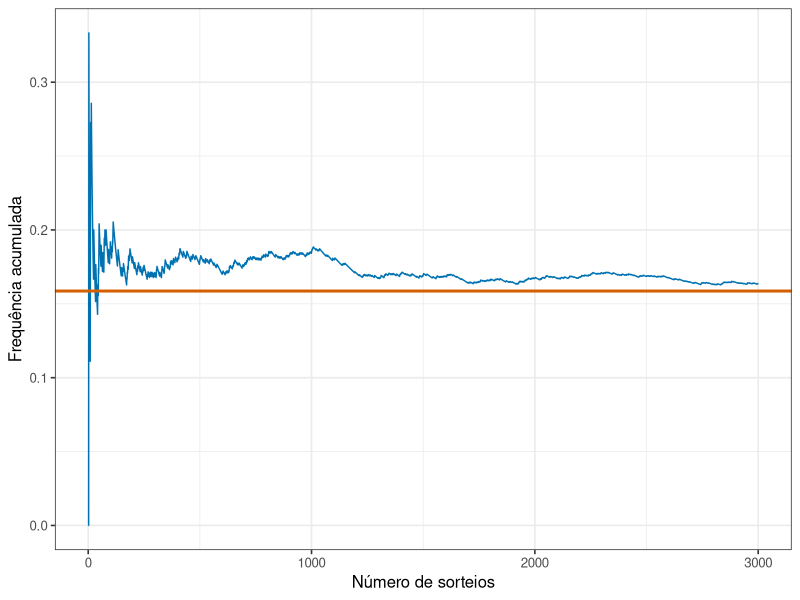
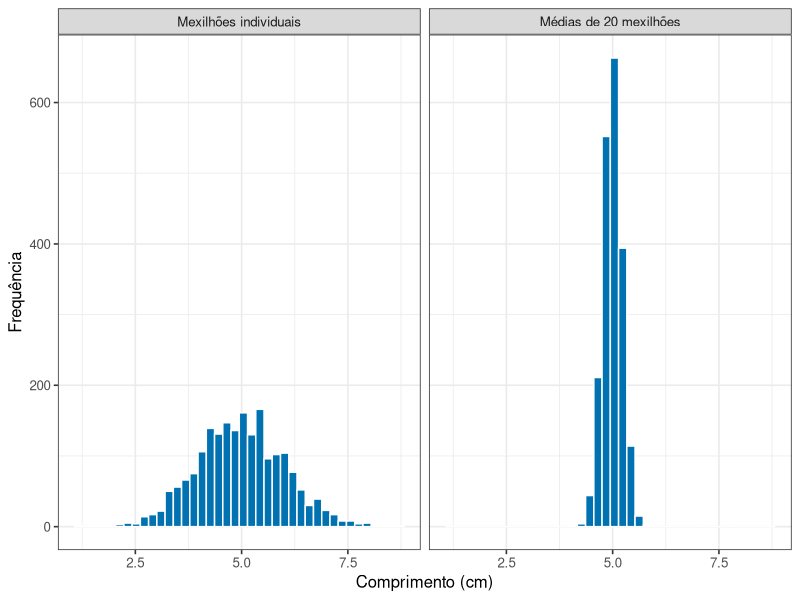
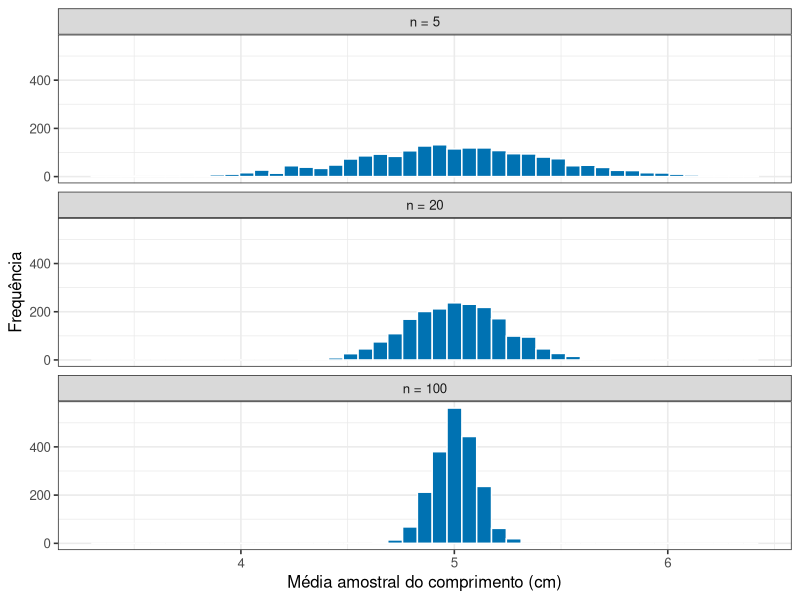
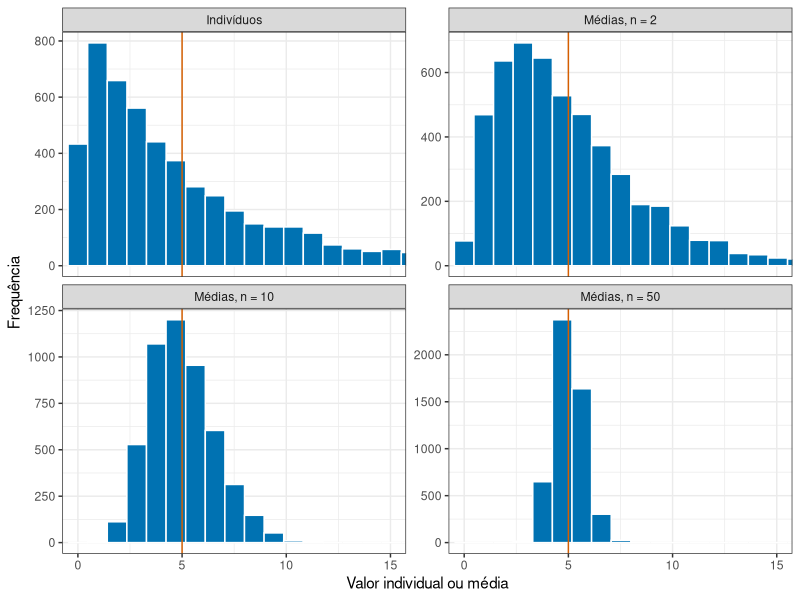

Source code (R) for these figures, in order:
## ---- chunk 1
#| include: false
library(tidyverse)
theme_set(theme_bw(base_size = 12))
## ---- chunk 2
#| echo: false
#| label: fig-lei-grandes-numeros
#| fig-cap: "Frequência acumulada do evento comprimento maior que 6 cm. A linha marca sua probabilidade no modelo populacional."
#| fig-alt: "Curva irregular que oscila bastante no início e se estabiliza perto de uma linha horizontal conforme aumenta o número de sorteios."
#| fig-height: 3.6
numero_sorteios <- 3000
media_populacional <- 5
desvio_populacional <- 1

sorteios <- tibble(
  repeticao = 1:numero_sorteios,
  comprimento = rnorm(numero_sorteios, media_populacional, desvio_populacional),
  evento = comprimento > 6,
  frequencia_acumulada = cumsum(evento) / repeticao
)

probabilidade_modelo <- pnorm(
  6,
  mean = media_populacional,
  sd = desvio_populacional,
  lower.tail = FALSE
)

ggplot(sorteios, aes(x = repeticao, y = frequencia_acumulada)) +
  geom_line(colour = "#0072B2") +
  geom_hline(yintercept = probabilidade_modelo, colour = "#D55E00", linewidth = 1) +
  labs(x = "Número de sorteios", y = "Frequência acumulada")
## ---- chunk 3
#| code-fold: true
#| code-summary: "Ver o núcleo da simulação em R"
media_populacional <- 5
desvio_populacional <- 1
tamanho_amostra <- 20
numero_estudos <- 2000

medias_simuladas <- replicate(
  numero_estudos,
  mean(rnorm(tamanho_amostra,
             mean = media_populacional,
             sd = desvio_populacional))
)
## ---- chunk 4
#| echo: false
formata <- function(x, d = 2) formatC(x, format = "f", digits = d, decimal.mark = ",")
media_das_medias <- formata(mean(medias_simuladas))
desvio_das_medias <- formata(sd(medias_simuladas))
## ---- chunk 5
#| echo: false
#| label: fig-duas-distribuicoes
#| fig-cap: "À esquerda, os comprimentos de 2000 mexilhões individuais. À direita, as médias de 2000 amostras de 20 mexilhões cada. Os dois gráficos usam a mesma escala no eixo horizontal."
#| fig-alt: "Dois histogramas lado a lado na mesma escala. O da esquerda, de mexilhões individuais, é largo. O da direita, de médias amostrais, é muito mais estreito e concentrado em torno do centro."
#| fig-height: 3.4
individuos <- tibble(valor = rnorm(2000, mean = 5, sd = 1), tipo = "Mexilhões individuais")
medias <- tibble(valor = replicate(2000, mean(rnorm(20, mean = 5, sd = 1))),
                 tipo = "Médias de 20 mexilhões")

bind_rows(individuos, medias) |>
  mutate(tipo = fct_relevel(tipo, "Mexilhões individuais")) |>
  ggplot(aes(x = valor)) +
  geom_histogram(bins = 40, fill = "#0072B2", colour = "white") +
  facet_wrap(~ tipo) +
  labs(x = "Comprimento (cm)", y = "Frequência")
## ---- chunk 6
#| echo: false
faixa_individuos <- range(individuos$valor)
faixa_medias <- range(medias$valor)

ind_min <- formata(faixa_individuos[1], 1)
ind_max <- formata(faixa_individuos[2], 1)
med_min <- formata(faixa_medias[1], 1)
med_max <- formata(faixa_medias[2], 1)
## ---- chunk 7
#| echo: false
#| label: fig-tamanho-amostra
#| fig-cap: "Distribuição das médias amostrais para três tamanhos de amostra, na mesma população de mexilhões."
#| fig-alt: "Três histogramas empilhados. Com n igual a 5 as médias se espalham por uma faixa larga; com n igual a 20 a faixa encolhe; com n igual a 100 as médias ficam concentradas em torno do centro."
#| fig-height: 4.2
sim <- bind_rows(
  tibble(n = "n = 5",   media = replicate(2000, mean(rnorm(5,   mean = 5, sd = 1)))),
  tibble(n = "n = 20",  media = replicate(2000, mean(rnorm(20,  mean = 5, sd = 1)))),
  tibble(n = "n = 100", media = replicate(2000, mean(rnorm(100, mean = 5, sd = 1))))
)

sim |>
  mutate(n = fct_relevel(n, "n = 5", "n = 20", "n = 100")) |>
  ggplot(aes(x = media)) +
  geom_histogram(bins = 45, fill = "#0072B2", colour = "white") +
  facet_wrap(~ n, ncol = 1) +
  labs(x = "Média amostral do comprimento (cm)", y = "Frequência")
## ---- chunk 8
#| echo: false
faixas <- sim |>
  group_by(n) |>
  summarise(minimo = min(media), maximo = max(media))

faixa_n5   <- filter(faixas, n == "n = 5")
faixa_n100 <- filter(faixas, n == "n = 100")

n5_min   <- formata(faixa_n5$minimo, 1)
n5_max   <- formata(faixa_n5$maximo, 1)
n100_min <- formata(faixa_n100$minimo, 1)
n100_max <- formata(faixa_n100$maximo, 1)
## ---- chunk 9
#| echo: false
#| label: fig-tcl-assimetria
#| fig-cap: "População exponencial e distribuições de médias para n igual a 2, 10 e 50. A assimetria diminui, e a dispersão das médias encolhe."
#| fig-alt: "Quatro histogramas. A população e as médias de duas observações têm cauda longa à direita; com dez observações a forma é mais simétrica; com cinquenta se aproxima de um sino estreito."
#| fig-height: 6
numero_estudos <- 5000
media_populacional <- 5

distribuicoes <- bind_rows(
  tibble(valor = rexp(numero_estudos, rate = 1 / media_populacional),
         painel = "Indivíduos"),
  tibble(valor = replicate(numero_estudos, mean(rexp(2, rate = 1 / media_populacional))),
         painel = "Médias, n = 2"),
  tibble(valor = replicate(numero_estudos, mean(rexp(10, rate = 1 / media_populacional))),
         painel = "Médias, n = 10"),
  tibble(valor = replicate(numero_estudos, mean(rexp(50, rate = 1 / media_populacional))),
         painel = "Médias, n = 50")
) |>
  mutate(painel = factor(painel,
                         levels = c("Indivíduos", "Médias, n = 2",
                                    "Médias, n = 10", "Médias, n = 50")))

ggplot(distribuicoes, aes(x = valor)) +
  geom_histogram(bins = 45, fill = "#0072B2", colour = "white") +
  geom_vline(xintercept = media_populacional, colour = "#D55E00") +
  facet_wrap(~ painel, scales = "free_y") +
  coord_cartesian(xlim = c(0, 15)) +
  labs(x = "Valor individual ou média", y = "Frequência") +
  theme_bw(base_size = 11)
